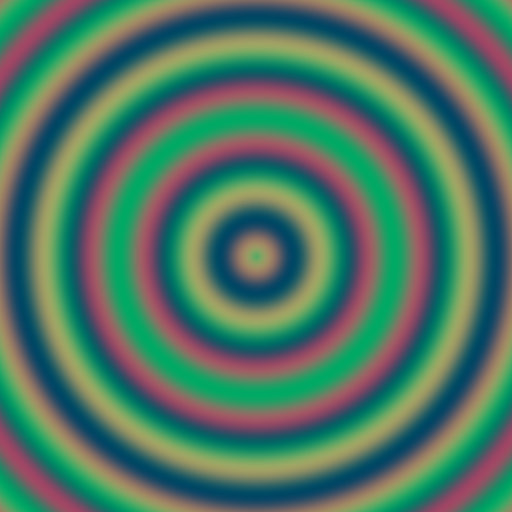
#> input picture data/test/example.tif, 512 x 512 px
$ python -i score_tiles_geometry.py   (imports and definitions only)
#> lines starting #> are read from the running program, lines starting #| are printed output that depends on the picture
"""
score_tiles_geometry.py

Geometry-only candidate scoring for labyrinth-like forms.
This is a ranking aid, not proof of identification.
"""
from __future__ import annotations

import argparse
from pathlib import Path
import cv2
import numpy as np
import pandas as pd


def read_gray(path):
    img = cv2.imread(str(path), cv2.IMREAD_GRAYSCALE)
    if img is None:
        raise FileNotFoundError(path)
    return img


def norm01(x, lo, hi):
    return float(np.clip((x - lo) / max(hi - lo, 1e-6), 0, 1))


def local_peak_count(values, min_prominence=0.015):
    values = np.asarray(values, dtype=np.float32)
    peaks = 0
    for i in range(1, len(values) - 1):
        if values[i] > values[i - 1] and values[i] > values[i + 1]:
            if min(values[i] - values[i - 1], values[i] - values[i + 1]) >= min_prominence:
                peaks += 1
    return peaks


def concentric_profile_score(gray):
    h, w = gray.shape
    cx, cy = w // 2, h // 2
    blur = cv2.GaussianBlur(gray, (5, 5), 0)
    edges = cv2.Canny(blur, 60, 140)

    yy, xx = np.indices(edges.shape)
    rr = np.sqrt((xx - cx) ** 2 + (yy - cy) ** 2)
    max_r = max(5, int(min(h, w) * 0.45))
    radial_sum = np.zeros(max_r + 1, dtype=np.float32)
    radial_cnt = np.zeros(max_r + 1, dtype=np.float32)
    r_int = np.clip(rr.astype(np.int32), 0, max_r)
    np.add.at(radial_sum, r_int.ravel(), edges.ravel() / 255.0)
    np.add.at(radial_cnt, r_int.ravel(), 1)
    profile = radial_sum / np.maximum(radial_cnt, 1)
    peaks = local_peak_count(profile)
    return float(np.clip(peaks / 6.0, 0, 1)), int(peaks)


def radial_symmetry_score(gray):
    s = min(gray.shape)
    crop = gray[:s, :s]
    rot = cv2.rotate(crop, cv2.ROTATE_180)
    corr = np.corrcoef(crop.astype(np.float32).ravel(), rot.astype(np.float32).ravel())[0, 1]
    if np.isnan(corr):
        corr = 0
    return float(np.clip((corr + 1) / 2, 0, 1))


def circularity_score(gray):
    blur = cv2.GaussianBlur(gray, (7, 7), 1.2)
    circles = cv2.HoughCircles(
        blur, cv2.HOUGH_GRADIENT, dp=1.2,
        minDist=min(gray.shape) * 0.15,
        param1=80, param2=20,
        minRadius=max(4, int(min(gray.shape) * 0.06)),
        maxRadius=max(8, int(min(gray.shape) * 0.45)),
    )
    if circles is None:
        return 0.0
    return float(np.clip(circles.shape[1] / 3.0, 0, 1))


def square_structure_score(gray):
    edges = cv2.Canny(gray, 50, 140)
    lines = cv2.HoughLinesP(edges, 1, np.pi / 180, threshold=25, minLineLength=20, maxLineGap=6)
    if lines is None:
        return 0.0
    angles = []
    for line in lines[:, 0]:
        x1, y1, x2, y2 = line
        angle = abs(np.degrees(np.arctan2(y2 - y1, x2 - x1))) % 180
        angles.append(angle)
    angles = np.array(angles)
    return float(((angles < 15) | (np.abs(angles - 90) < 15) | (np.abs(angles - 180) < 15)).mean())


def line_density_score(gray):
    edges = cv2.Canny(gray, 50, 150)
    return float(np.clip((edges > 0).mean() * 4.0, 0, 1))


def straight_line_penalty(gray):
    edges = cv2.Canny(gray, 50, 150)
    lines = cv2.HoughLinesP(edges, 1, np.pi / 180, threshold=30, minLineLength=max(15, gray.shape[1] // 6), maxLineGap=6)
    if lines is None:
        return 0.0
    total = 0
    for line in lines[:, 0]:
        x1, y1, x2, y2 = line
        total += np.hypot(x2 - x1, y2 - y1)
    return float(np.clip((total / max(gray.size, 1)) * 8, 0, 1))


def contrast_score(gray):
    return norm01(float(np.std(gray.astype(np.float32))), 12, 55)


def score_one(path):
    gray = read_gray(path)
#> in read_gray, `img = cv2.imread(str(path), cv2.IMREAD_GRAYSCALE)`:
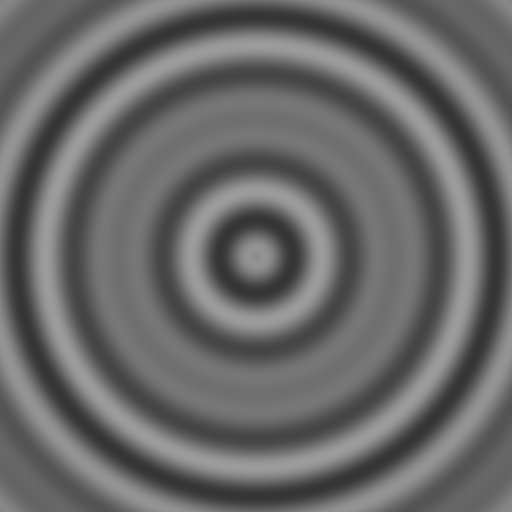
#> img: shape (512, 512); min 52, max 156, mean 104.5
    circular = circularity_score(gray)
#> in circularity_score, `circles = cv2.HoughCircles( blur, cv2.HOUGH_GRADIENT, dp=1.2, minDist=..`: circles = None
#> circular = 0
    radial = radial_symmetry_score(gray)
#> in radial_symmetry_score, `corr = np.corrcoef(crop.astype(np.float32).ravel(), rot.astype(np.floa..`: corr = 0.994
#> radial = 0.997
    concentric, peaks = concentric_profile_score(gray)
#> in concentric_profile_score, `edges = cv2.Canny(blur, 60, 140)`: edges: shape (512, 512); every value is 0
#> in concentric_profile_score, `np.add.at(radial_sum, r_int.ravel(), edges.ravel() / 255.0)`:
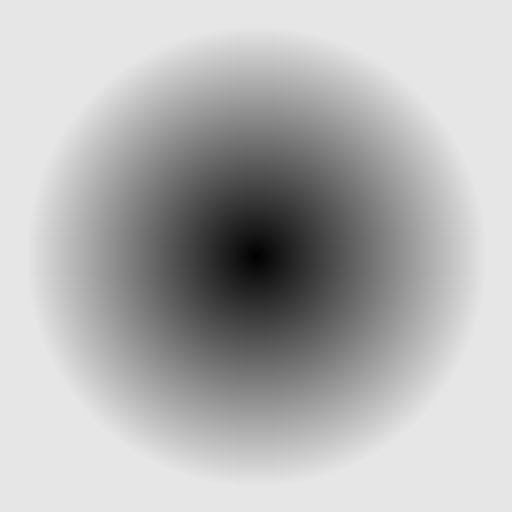
#> r_int: shape (512, 512) int32; min 0, max 230, mean 181.1
#> concentric = 0; peaks = 0
    square = square_structure_score(gray)
#> in square_structure_score, `lines = cv2.HoughLinesP(edges, 1, np.pi / 180, threshold=25, minLineLe..`: lines = None
#> square = 0
    line_density = line_density_score(gray)
#> line_density = 0
    contrast = contrast_score(gray)
#> contrast = 0.371
    straight_penalty = straight_line_penalty(gray)
#> in straight_line_penalty, `lines = cv2.HoughLinesP(edges, 1, np.pi / 180, threshold=30, minLineLe..`: lines = None
#> straight_penalty = 0

    circular_core = 0.45 * circular + 0.25 * radial + 0.30 * concentric
#> circular_core = 0.249
    square_core = 0.35 * square + 0.25 * radial + 0.20 * concentric + 0.20 * contrast
#> square_core = 0.324
    geometry_core = max(circular_core, square_core)
#> geometry_core = 0.324

    candidate_score = 0.55 * geometry_core + 0.18 * line_density + 0.12 * contrast + 0.10 * square - 0.20 * straight_penalty
#> candidate_score = 0.223
    candidate_score = float(np.clip(candidate_score, 0, 1))

    return {
        "circularity_score": circular,
        "radial_symmetry_score": radial,
        "concentric_edge_score": concentric,
        "concentric_peak_count": peaks,
        "square_structure_score": square,
        "line_density_score": line_density,
        "contrast_score": contrast,
        "straight_line_penalty": straight_penalty,
        "geometry_score": candidate_score,
        "candidate_score": candidate_score,
    }


def parse_args():
    p = argparse.ArgumentParser()
    p.add_argument("--tiles-csv", required=True)
    p.add_argument("--out-csv", required=True)
    return p.parse_args()


def main():
    args = parse_args()
    df = pd.read_csv(args.tiles_csv)
    rows = []
    for i, row in df.iterrows():
        rec = row.to_dict()
        rec.update(score_one(row["image_path"]))
        rows.append(rec)
        if (i + 1) % 100 == 0 or (i + 1) == len(df):
            print(f"Scored {i + 1}/{len(df)}")

    out = pd.DataFrame(rows).sort_values("candidate_score", ascending=False).reset_index(drop=True)
    Path(args.out_csv).parent.mkdir(parents=True, exist_ok=True)
    out.to_csv(args.out_csv, index=False)
    print(f"Saved: {args.out_csv}")


# [2 lines not run here, left out]

>>> result = score_one('../../data/test/example.tif')
#> result = 10 items
